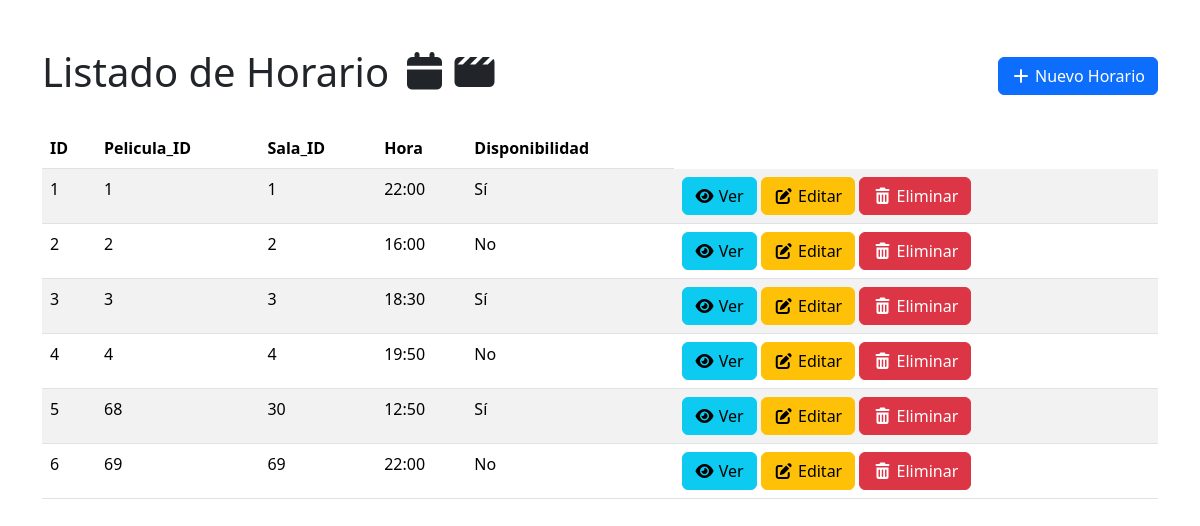
The app's page /horarios, older data.
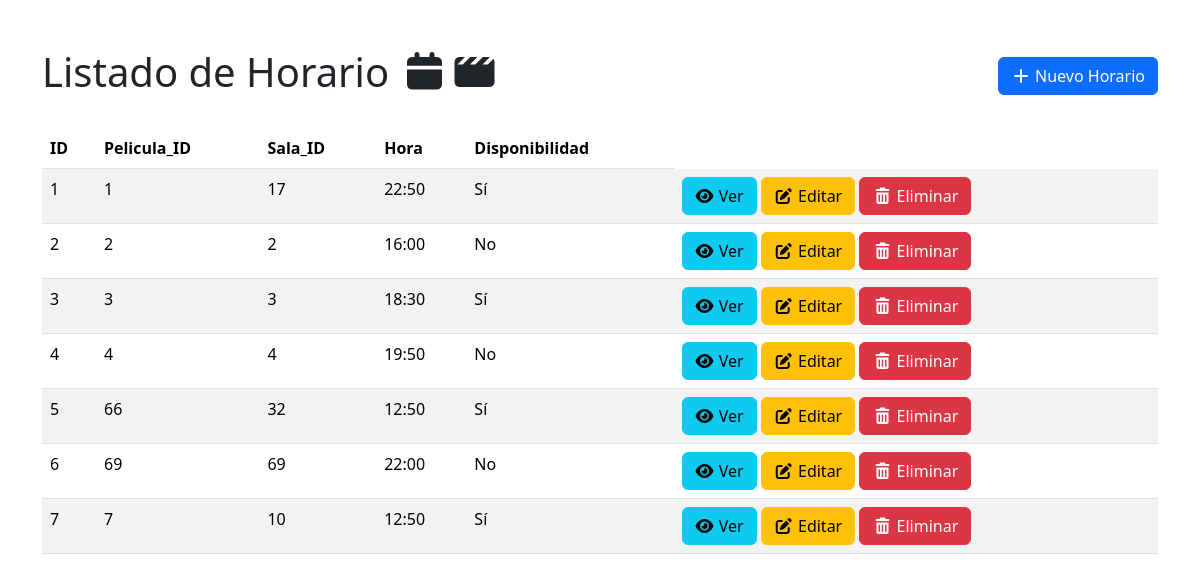
The same page, newer data.
### app/models/horario.py (models this page shows)
class Horario(Base):
    __tablename__ = "horarios" #nombre de la tabla en bd
    id: Mapped[int] = mapped_column(Integer, primary_key=True, autoincrement=True)
    pelicula_id: Mapped[int] = mapped_column(Integer,nullable=False)
    sala_id: Mapped[int] = mapped_column(ForeignKey("salas.id"), nullable=False)
    sala: Mapped["SalaORM"] = relationship("SalaORM")
    hora: Mapped[str] = mapped_column(String, nullable=False)
    disponible:Mapped[bool] = mapped_column(Boolean, nullable=False)

### app/routers/web/horarios.py (the view)
@router.get("", response_class=HTMLResponse)
def list_horarios(request: Request, db: Session = Depends(get_db)):
    horarios = db.execute(select(Horario).options(joinedload(Horario.sala))).scalars().all()
    return templates.TemplateResponse(
        "horarios/list.html",
        {"request": request, "horarios": horarios}
    )

### app/templates/horarios/list.html (shortened to what this page needs)
<!DOCTYPE html>
<html lang="en">
<head>
    <link href="https://cdn.jsdelivr.net/npm/bootstrap@5.3.8/dist/css/bootstrap.min.css" rel="stylesheet">
    <link rel="stylesheet" href="https://cdnjs.cloudflare.com/ajax/libs/font-awesome/7.0.1/css/all.min.css" />
</head>
<body>
    <div class="container mt-5">
        <div class="d-flex justify-content-between align-items-center mb-4">
            <h1>Listado de Horario <i class="fa-solid fa-calendar"></i><i class="fa-solid fa-clapperboard"></i></h1>
            <a href="/horarios/new" class="btn btn-primary">
                <i class="fa-solid fa-plus"></i> Nuevo Horario
            </a>
        </div>
        <table class="table table-striped">
            <thead>
                <tr>
                    <th>ID</th>
                    <th>Pelicula_ID</th>
                    <th>Sala_ID</th>
                    <th>Hora</th>
                    <th>Disponibilidad</th>
                </tr>
            </thead>
            <tbody>
                {% for horario in horarios %}
                <tr>
                    <td>{{ horario.id }}</td>
                    <td>{{ horario.pelicula_id }}</td>
                    <td>{{ horario.sala_id }}</td>
                    <td>{{ horario.hora }}</td>
                    <td>
                        {% if horario.disponible is none %}
                            -
                        {% elif horario.disponible %}
                            Sí
                        {% else %}
                            No
                        {% endif %}
                    </td>
                    <td>
                        <a href="/horarios/{{ horario.id }}" class="btn btn-info"><i class="fa-solid fa-eye"></i> Ver</a>
                        <a href="/horarios/{{ horario.id }}/edit" class="btn btn-warning">
                            <i class="fa-solid fa-pen-to-square"></i> Editar
                        </a>
                        <form method="post" action="/horarios/{{ horario.id }}/delete" style="display: inline" onsubmit="return confirm('¿Estás seguro de que quieres eliminar este horario?');">
                            <button type="submit" class="btn btn-danger">
                                <i class="fa-solid fa-trash-can"></i> Eliminar
                            </button>
                        </form>
                    </td>
                </tr>
                {% endfor %}
            </tbody>
        </table>
    </div>
</body>
</html>

Row changes from the older to the newer data that the page shows:
changed Horario id 1: sala_id "1" → "17"; hora "22:00" → "22:50"
changed Horario id 5: pelicula_id "68" → "66"; sala_id "30" → "32"
added Horario: id "7", pelicula_id "7", sala_id "10", hora "12:50", disponible "Sí"
